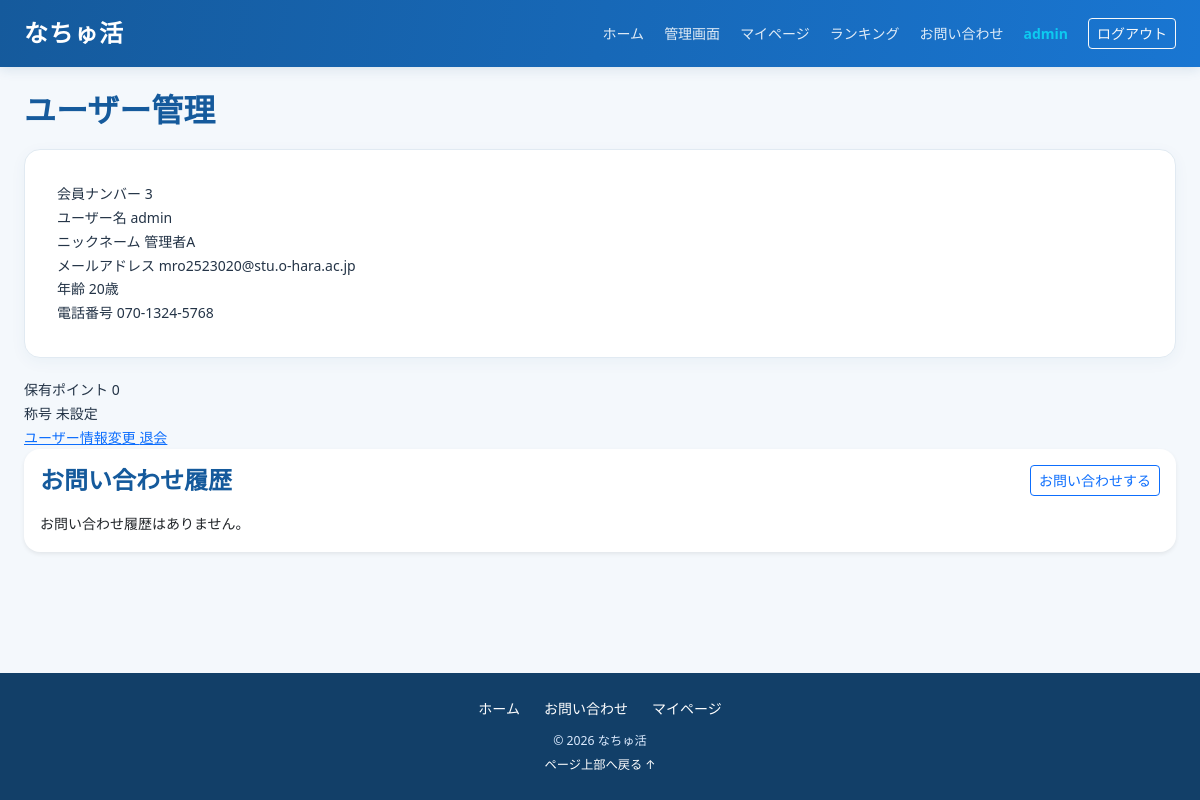
/user_detail (signed in), run on the app's committed database.
### apps/crud/models.py (models this page shows, shortened)
class User(db.Model, UserMixin):
    __tablename__ = "users"
    id = db.Column(db.Integer, primary_key=True)
    username = db.Column(db.String, nullable=False)
    nickname = db.Column(db.String, nullable=False)
    age = db.Column(db.Integer, nullable=False)
    email = db.Column(db.String, nullable=False)
    password_hash = db.Column(db.String, nullable=False)
    phone_number = db.Column(db.String(11), nullable=False)
    role = db.Column(db.Integer, nullable=False)
    is_approved = db.Column(db.Boolean,nullable=False,default=True,server_default="1")
    create_at = db.Column(db.DateTime, nullable=False, default=datetime.now)
    update_at = db.Column(db.DateTime, nullable=False, default=datetime.now, onupdate=datetime.now)
    title_id = db.Column(db.Integer,db.ForeignKey("titles.id"))  # FK
    tanks_point = db.Column(db.Integer, nullable=False, default=0)
    ranking_id = db.Column(db.Integer)
    group_name = db.Column(db.String, nullable=False)
    representative_name = db.Column(db.String, nullable=False)
    contact_email = db.Column(db.String, nullable=False)
    group_type = db.Column(db.String, nullable=False)
    title = db.relationship("Title", lazy="joined")
    @property
    def usertitle(self):
        return self.title.title_name if self.title else ""
    @property
    def users_title(self):
        return self.title
    recruitments = db.relationship("Recruitment", back_populates="user", cascade="all, delete-orphan")
    likes = db.relationship("Like", back_populates="user", cascade="all, delete-orphan")
    search_histories = db.relationship("SearchHistory", back_populates="user", cascade="all, delete-orphan")
    participation_histories = db.relationship("ParticipationHistory", back_populates="user", cascade="all, delete-orphan")
    recruitment_histories = db.relationship("RecruitmentHistory", back_populates="user", cascade="all, delete-orphan")
    view_histories = db.relationship("ViewHistory", back_populates="user", cascade="all, delete-orphan")
    active_messages = db.relationship("ActiveMessage", back_populates="user", cascade="all, delete-orphan")
    @property
    def password(self):
        raise AttributeError("読み取り不可")

### apps/natyukatu/views.py (the view)
@dt.route("/user_detail")
@login_required
def userDetail():
    my_contacts = (
        ContactHistory.query.filter(
            db.or_(
                ContactHistory.user_id == current_user.id,
                db.and_(
                    ContactHistory.user_id.is_(None),
                    ContactHistory.email == current_user.email,
                ),
            )
        )
        .order_by(ContactHistory.id.desc())
        .all()
    )
    return render_template(
        "natyukatu/user_detail.html",
        my_contacts=my_contacts,
    )

### apps/crud/models.py (called while the page is built)
@login_manager.user_loader
def load_user(user_id):
    return User.query.get(user_id)

### apps/natyukatu/views.py (called while the page is built)
def get_user_id():
    if current_user.is_authenticated:
        return getattr(current_user, 'user_id', getattr(current_user, 'id', None))
    return None

@dt.app_context_processor
def inject_unread_notifications():
    user_id = get_user_id()
    if not user_id:
        return {"has_unread_messages": False, "unread_recruitment_ids": set()}
    unread_ids = get_unread_recruitment_ids(user_id)
    return {
        "has_unread_messages": len(unread_ids) > 0,
        "unread_recruitment_ids": unread_ids,
    }

@dt.before_request
def auto_update_statuses():
    now = datetime.now()
    updated = False
    expired_recruitments = Recruitment.query.filter(
        Recruitment.application_end_at <= now,
        Recruitment.status == 1,
    ).all()
    for rec in expired_recruitments:
        rec.status = 2
        updated = True
    expired_histories = (
        ParticipationHistory.query.join(Recruitment)
        .filter(
            Recruitment.end_at <= now,
            ParticipationHistory.status_id == 4,
        )
        .all()
    )
    for hist in expired_histories:
        hist.status_id = 6
        updated = True
    if updated:
        try:
            db.session.commit()
        except SQLAlchemyError:
            db.session.rollback()

### apps/natyukatu/templates/natyukatu/user_detail.html (shortened to what this page needs)
{% extends "natyukatu/base.html" %}
{% block content %}
<section class="page-heading">
  <h1>ユーザー管理</h1>
</section>
<section class="profile-card" aria-label="ユーザー情報">
  <div class="profile-row">
    <span class="label">会員ナンバー</span>
    <span>{{ current_user.id }}</span>
  </div>
  <div class="profile-row">
    <span class="label">ユーザー名</span>
    <span>{{ current_user.username }}</span>
  </div>
  <div class="profile-row">
    <span class="label">ニックネーム</span>
    <span>{{ current_user.nickname }}</span>
  </div>
  <div class="profile-row">
    <span class="label">メールアドレス</span>
    <span>{{ current_user.email }}</span>
  </div>
  <div class="profile-row">
    <span class="label">年齢</span>
    <span>{{ current_user.age }}歳</span>
  </div>
  <div class="profile-row">
    <span class="label">電話番号</span>
    <span>{{ current_user.phone_number }}</span>
  </div>
</section>
<section class="summary" aria-label="ポイントと称号">
  <div class="summary-card">
    <span class="summary-label">保有ポイント</span>
    <span>{{ current_user.tanks_point }}</span>
  </div>
  <div class="summary-card">
    <span class="summary-label">称号</span>
    <span>
      {{ current_user.users_title.title_name
         if current_user.users_title
         else "未設定" }}
    </span>
  </div>
</section>
<div class="actions">
  <a href="{{ url_for('natyukatu.edit_profile') }}">
    ユーザー情報変更
  </a>
  <a href="{{ url_for('natyukatu.withdrawal') }}">
    退会
  </a>
</div>
<section class="card border-0 shadow-sm mb-4" aria-label="お問い合わせ履歴">
  <div class="card-body">
    <div class="d-flex justify-content-between align-items-center mb-3">
      <h2 class="h4 section-title mb-0">お問い合わせ履歴</h2>
      <a href="{{ url_for('natyukatu.contact') }}" class="btn btn-sm btn-outline-primary">
        お問い合わせする
      </a>
    </div>
    {% for item in my_contacts %}
    <div class="border rounded p-3 mb-3">
      <div class="d-flex justify-content-between align-items-center mb-2">
        <strong>#{{ item.id }} {{ item.subject }}</strong>
        <span class="badge bg-secondary">{{ item.status }}</span>
      </div>
      <p class="mb-2 small text-muted">
        送信日時: {{ item.created_at }}
      </p>
      <div class="bg-light p-2 rounded">
        {% for msg in item.messages %}
        <div class="mb-2">
          <strong>{{ '管理者' if msg.sender_role == 'admin' else item.name }}:</strong>
          <span>{{ msg.body }}</span>
          <div class="text-muted small">{{ msg.created_at }}</div>
        </div>
        {% else %}
        <div>
          <strong>{{ item.name }}:</strong>
          <span>{{ item.body }}</span>
        </div>
        {% endfor %}
      </div>
    </div>
    {% else %}
    <p class="mb-0">お問い合わせ履歴はありません。</p>
    {% endfor %}
  </div>
</section>
{% endblock %}

### apps/natyukatu/templates/natyukatu/base.html (shortened to what this page needs)
<!DOCTYPE html>
<html lang="ja">
<head>
  <link href="https://cdn.jsdelivr.net/npm/bootstrap@5.3.8/dist/css/bootstrap.min.css" rel="stylesheet">
  <link rel="stylesheet" href="{{ url_for('static', filename='css/natyukatu_base.css') }}">
</head>
<body class="d-flex flex-column min-vh-100">
<nav class="navbar navbar-expand-xl navbar-dark site-navbar sticky-top">
  <div class="container-fluid container-xxl px-3 px-lg-4">
    <a class="navbar-brand fw-bold fs-4" href="{{ url_for('natyukatu.top') }}">なちゅ活</a>
    <div class="collapse navbar-collapse" id="siteMenu">
      <ul class="navbar-nav ms-auto align-items-xl-center gap-xl-1 py-2 py-xl-0">
        <li class="nav-item"><a class="nav-link" href="{{ url_for('natyukatu.top') }}">ホーム</a></li>
        {% if current_user.is_authenticated %}
          {% if current_user.role == 3 %}
            <li class="nav-item"><a class="nav-link" href="{{ url_for('natyukatu.participation_history') }}">参加履歴
              {% if has_unread_messages %}
                <span class="badge rounded-pill text-bg-danger">新着</span>
              {% endif %}
            </a></li>
          {% elif current_user.role == 1 %}
            <li class="nav-item"><a class="nav-link" href="{{ url_for('natyukatu.admin') }}">管理画面</a></li>
          {% endif %}
          <li class="nav-item"><a class="nav-link" href="{{ url_for('natyukatu.userDetail') }}">マイページ</a></li>
        {% else %}
          <li class="nav-item"><a class="nav-link" href="{{ url_for('auth.signup') }}">新規登録</a></li>
          <li class="nav-item"><a class="nav-link" href="{{ url_for('auth.login') }}">ログイン</a></li>
        {% endif %}
        <li class="nav-item"><a class="nav-link" href="{{ url_for('natyukatu.ranking') }}">ランキング</a></li>
        <li class="nav-item"><a class="nav-link" href="{{ url_for('natyukatu.contact') }}">お問い合わせ</a></li>
        {% if current_user.is_authenticated %}
          <li class="nav-item"><span class="nav-link text-info fw-semibold">{{ current_user.username }}</span></li>
          <li class="nav-item"><a class="btn btn-outline-light btn-sm ms-xl-2 mt-2 mt-xl-0" href="{{ url_for('auth.logout') }}">ログアウト</a></li>
        {% endif %}
      </ul>
    </div>
  </div>
</nav>
<main class="container-fluid container-xxl flex-grow-1 py-4 px-3 px-md-4">
  {% block content %}{% endblock %}
</main>
<footer class="site-footer mt-auto py-4">
  <div class="container text-center">
    <div class="d-flex flex-wrap justify-content-center gap-3 mb-2">
      <a href="{{ url_for('natyukatu.top') }}">ホーム</a>
      <a href="{{ url_for('natyukatu.contact') }}">お問い合わせ</a>
      {% if current_user.is_authenticated %}<a href="{{ url_for('natyukatu.userDetail') }}">マイページ</a>{% endif %}
    </div>
    <small>© 2026 なちゅ活</small>
    <div><a class="small" href="#">ページ上部へ戻る ↑</a></div>
  </div>
</footer>
</body>
</html>

### apps/static/css/natyukatu_base.css (style rules this page uses)
:root { --brand:#1976d2;--brand-dark:#155a9c;--brand-soft:#eaf4ff;--ink:#243447;--muted:#64748b }
* { box-sizing:border-box }
body { background:#f4f8fc;color:var(--ink);font-size:clamp(14px,1.1vw,16px);line-height:1.7 }
a { overflow-wrap:anywhere }
.site-navbar { background:linear-gradient(100deg,#155a9c,#1976d2);box-shadow:0 2px 12px #164b7a22 }
.navbar-brand { letter-spacing:.04em }
.navbar .nav-link { color:#ffffffde }
main { width:100%;max-width:1440px }
.site-footer { background:#123f68;color:#dbeafe }
.site-footer a { color:#fff;text-decoration:none;margin:0 .25rem }
.section-title,.page-heading h1,.page-title { color:var(--brand-dark);font-weight:700 }
.page-heading,.title-row { margin-bottom:1.25rem }
.card,.form-panel,.form-card,.profile-card,.history-card,.detail-card,.confirm-card,.complete-card,.complete-panel,.content-section,.withdrawal-card { border-radius:1rem }
.card { overflow:hidden }
.form-panel,.form-card,.profile-card,.history-card,.detail-card,.confirm-card,.complete-card,.complete-panel,.content-section,.withdrawal-card { background:#fff;padding:clamp(1rem,3vw,2rem);border:1px solid #e1eaf2;box-shadow:0 .25rem 1rem #1d4f7a0c;margin-bottom:1.25rem }
.page-heading h1 { font-size:clamp(1.45rem,3vw,2rem) }
ul { padding-left:1.25rem }

### data on the page
User: username "admin", id "3", nickname "管理者A", email "mro2523020@stu.o-hara.ac.jp", age "20", phone_number "070-1324-5768", tanks_point "0"
